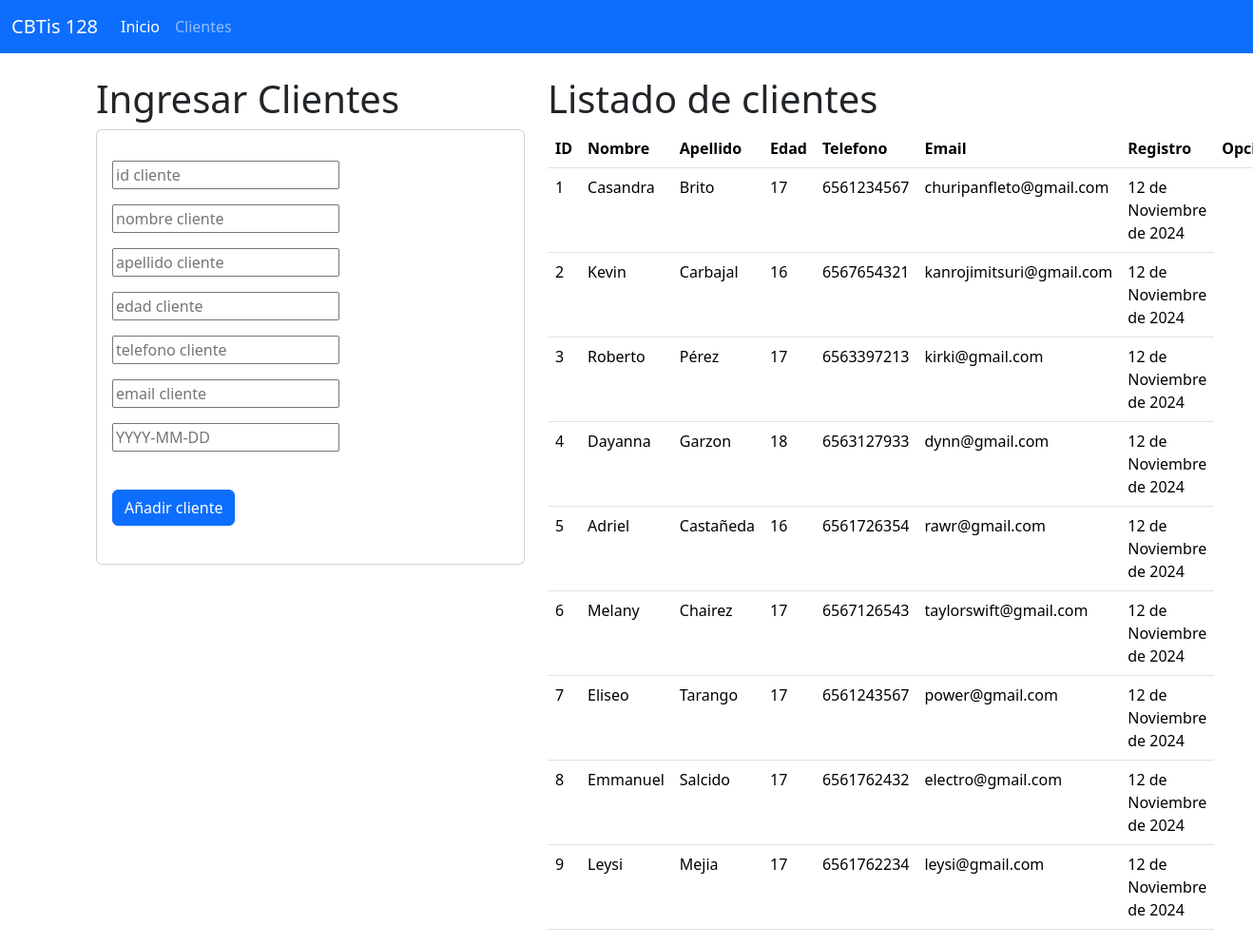
The page / on the database its author committed.
### cliente_app/models.py (models this page shows, shortened)
class cliente(models.Model):
    id_cliente=models.PositiveSmallIntegerField(primary_key=True)
    nom_cliente=models.CharField(max_length=15)
    apelli_cliente=models.CharField(max_length=15)
    edad_cliente=models.CharField(max_length=2)
    tel_cliente=models.CharField(max_length=13)
    email_cliente=models.CharField(max_length=50)
    fech_reg=models.DateField()

### cliente_app/views.py (the view)
# urls.py: path('', views.index_view, name='index_view'),
def index_view(request):
    clientes=cliente.objects.all()
    return render(request, 'manageCli.html',{'clt':clientes})

### cliente_app/templates/manageCli.html
{% extends "base.html" %}
{% block body %}
    <br>
    <div class="row">
        <div class="col-sm-12 col-md-5 col-lg-5 col-xl-5">
            <h1>Ingresar Clientes</h1>
            <div class="card">
                <div class="card-body">
                    <form action="saveCli/" method="post">{% csrf_token %}
                        <div class="form-group py-3">
                            <input type="text" id="txtid" name="txtid" placeholder="id cliente" minlenght="1" maxlenght="6" required>
                        </div>
                        <div class="form-group">
                            <input type="text" id="txtnombre" name="txtnombre" placeholder="nombre cliente" minlenght="1" maxlenght="100" required>
                        </div>
                        <div class="form-group py-3">
                            <input type="text" id="txtapellido" name="txtapellido" placeholder="apellido cliente" minlenght="1" maxlenght="100" required>
                        </div>
                        <div class="form-group ">
                            <input type="text" id="numedad" name="numedad" placeholder="edad cliente" minlenght="1" maxlenght="2" required>
                        </div>
                        <div class="form-group py-3">
                            <input type="text" id="numtel" name="numtel" placeholder="telefono cliente" minlenght="1" maxlenght="14" required>
                        </div>
                        <div class="form-group ">
                            <input type="text" id="txtemail" name="txtemail" placeholder="email cliente" minlenght="1" maxlenght="500" required>
                        </div>
                        <div class="form-group py-3">
                            <input type="text" id="datereg" name="datereg" placeholder="YYYY-MM-DD" minlenght="1" maxlenght="10" required>
                        </div>
                        <div class="form-group py-4">
                            <button type="submit" class="btn btn-primary">Añadir cliente</button>
                        </div>
                    </form>
                </div>
            </div>
        </div>
        <div class="col-sm-12 col-md-5 col-lg-5 col-xl-5">
            <h1>Listado de clientes</h1>
            <table class="table">
                <thead>
                    <tr>
                        <th scope="col">ID</th>
                        <th scope="col">Nombre</th>
                        <th scope="col">Apellido</th>
                        <th scope="col">Edad</th>
                        <th scope="col">Telefono</th>
                        <th scope="col">Email</th>
                        <th scope="col">Registro</th>
                        <th scope="col">Opciones</th>
                    </tr>
                </thead>
                <tbody>
                    {% for m in clt %}
                        <tr>
                            <td>{{m.id_cliente}}</td>
                            <td>{{m.nom_cliente}}</td>
                            <td>{{m.apelli_cliente}}</td>
                            <td>{{m.edad_cliente}}</td>
                            <td>{{m.tel_cliente}}</td>
                            <td>{{m.email_cliente}}</td>
                            <td>{{m.fech_reg}}</td>
                        </tr>
                    {% endfor %}
                </tbody>
            </table>
        </div>
    </div>
{% endblock %}

### cliente_app/templates/base.html (shortened to what this page needs)
<!doctype html>
<html lang="es">
    <head>
        <link href="https://cdn.jsdelivr.net/npm/bootstrap@5.3.3/dist/css/bootstrap.min.css" rel="stylesheet">
    </head>
    <body>
        <nav class="navbar navbar-expand-lg bg-primary" data-bs-theme="dark">
            <div class="container-fluid">
                <a class="navbar-brand" href="#">CBTis 128</a>
                <div class="collapse navbar-collapse" id="navbarNav">
                    <ul class="navbar-nav">
                        <li class="nav-item">
                        <a class="nav-link active" aria-current="page" href="#">Inicio</a>
                        </li>
                        <li class="nav-item">
                            <a class="nav-link" href="#">Clientes</a>
                        </li>
                    </ul>
                </div>
            </div>
        </nav>
        <div class="container">
            {% block body %}
            {% endblock %}
        </div>
    </body>
</html>

### rows shown on the page
cliente: id_cliente "1", nom_cliente "Casandra", apelli_cliente "Brito", edad_cliente "17", tel_cliente "6561234567", email_cliente "churipanfleto@gmail.com", fech_reg "12 de Noviembre de 2024"
cliente: id_cliente "2", nom_cliente "Kevin", apelli_cliente "Carbajal", edad_cliente "16", tel_cliente "6567654321", email_cliente "kanrojimitsuri@gmail.com", fech_reg "12 de Noviembre de 2024"
cliente: id_cliente "3", nom_cliente "Roberto", apelli_cliente "Pérez", edad_cliente "17", tel_cliente "6563397213", email_cliente "kirki@gmail.com", fech_reg "12 de Noviembre de 2024"
cliente: id_cliente "4", nom_cliente "Dayanna", apelli_cliente "Garzon", edad_cliente "18", tel_cliente "6563127933", email_cliente "dynn@gmail.com", fech_reg "12 de Noviembre de 2024"
cliente: id_cliente "5", nom_cliente "Adriel", apelli_cliente "Castañeda", edad_cliente "16", tel_cliente "6561726354", email_cliente "rawr@gmail.com", fech_reg "12 de Noviembre de 2024"
cliente: id_cliente "6", nom_cliente "Melany", apelli_cliente "Chairez", edad_cliente "17", tel_cliente "6567126543", email_cliente "taylorswift@gmail.com", fech_reg "12 de Noviembre de 2024"
cliente: id_cliente "7", nom_cliente "Eliseo", apelli_cliente "Tarango", edad_cliente "17", tel_cliente "6561243567", email_cliente "power@gmail.com", fech_reg "12 de Noviembre de 2024"
cliente: id_cliente "8", nom_cliente "Emmanuel", apelli_cliente "Salcido", edad_cliente "17", tel_cliente "6561762432", email_cliente "electro@gmail.com", fech_reg "12 de Noviembre de 2024"
cliente: id_cliente "9", nom_cliente "Leysi", apelli_cliente "Mejia", edad_cliente "17", tel_cliente "6561762234", email_cliente "leysi@gmail.com", fech_reg "12 de Noviembre de 2024"
